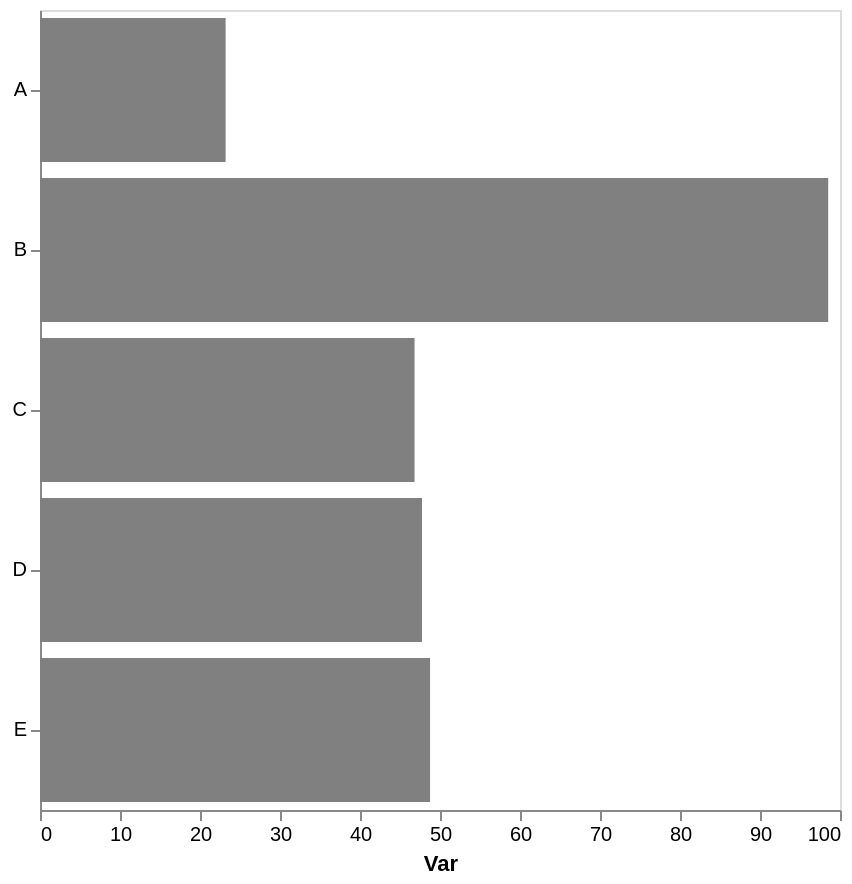

Vega-Lite specification for this chart:
### Vega-Lite specification from a JSON file in a GitHub repository (floating-point values rounded to 4 significant figures)
{"config": {"view": {"continuousWidth": 300, "continuousHeight": 300}, "axis": {"grid": false}, "bar": {"color": "gray"}}, "data": {"name": "data-0581babfa6e1a7029fee125bae4c4bde"}, "mark": {"type": "bar"}, "encoding": {"x": {"aggregate": "mean", "axis": {"title": "Var"}, "field": "var1", "type": "quantitative"}, "y": {"axis": {"title": null}, "field": "cat", "type": "nominal"}}, "height": 400, "width": 400, "$schema": "https://vega.github.io/schema/vega-lite/v5.17.0.json", "datasets": {"data-0581babfa6e1a7029fee125bae4c4bde": [{"cat": "A", "var1": 24.53, "var2": 59.41}, {"cat": "B", "var1": 109.3, "var2": 42.98}, {"cat": "C", "var1": 50.15, "var2": 54.06}, {"cat": "C", "var1": 44.46, "var2": 56.89}, {"cat": "C", "var1": 45.84, "var2": 47.3}, {"cat": "B", "var1": 79.49, "var2": 52.64}, {"cat": "E", "var1": 48.76, "var2": 42.99}, {"cat": "B", "var1": 106.8, "var2": 49.03}, {"cat": "D", "var1": 39.33, "var2": 46.41}, {"cat": "D", "var1": 61.46, "var2": 48.72}, {"cat": "A", "var1": 21.88, "var2": 62.68}, {"cat": "D", "var1": 42.47, "var2": 42.25}]}}
